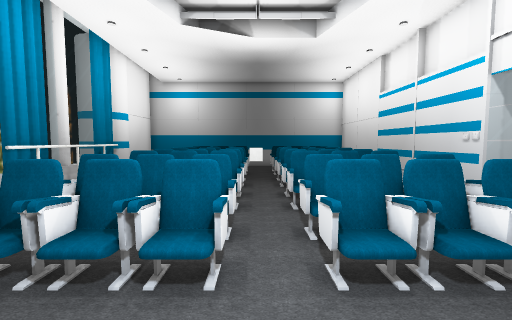
View 1 (above)

14 first-person views from a walk through a Unity game level. The camera is 1.3 m above the floor, tilts 4° down and sees 90° across. The floor is counted in squares, 0.72 m on a side. Each view is taken from the middle of a square. On the plan, view 1 faces up. The plan holds only what a view shows up to about 15 squares ahead; the rest is blank. The place goes on beyond the plan. The player character is not drawn. Door leaves are left out, so doorways stand open. Some surface patterns are stand-ins.

View 2
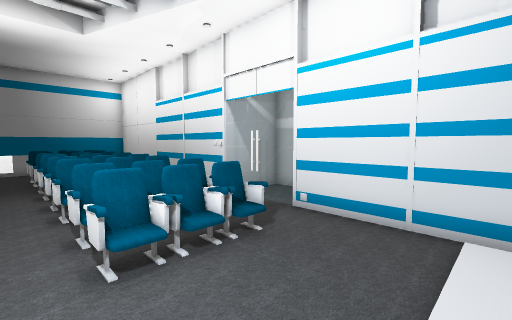

View 3
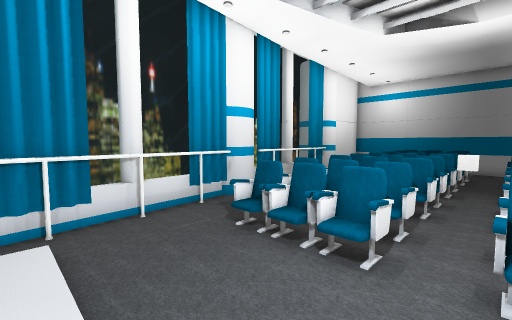

View 4
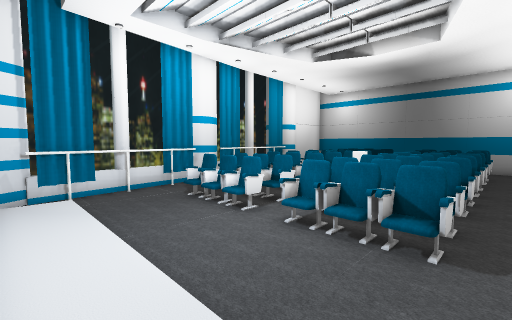

View 5
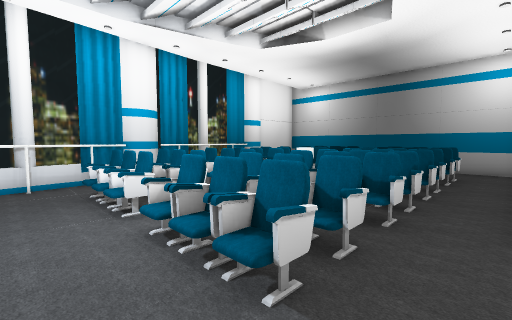

View 6
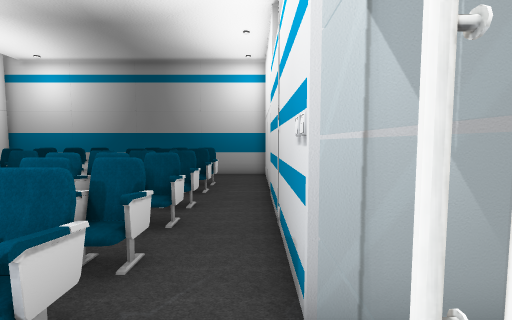

View 7
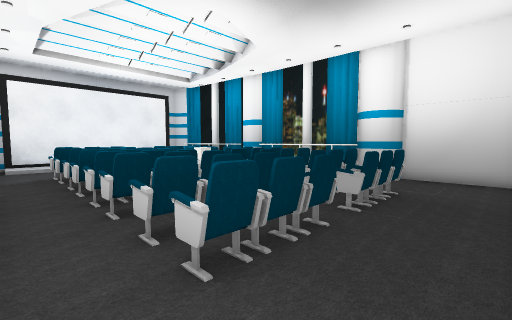

View 8
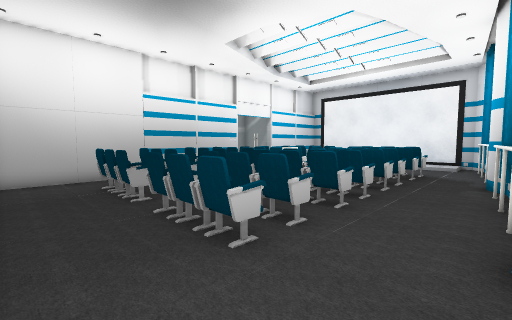

View 9
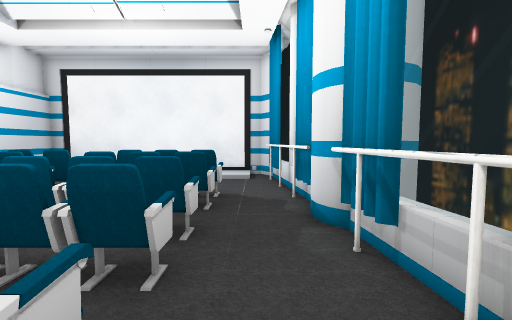

View 10
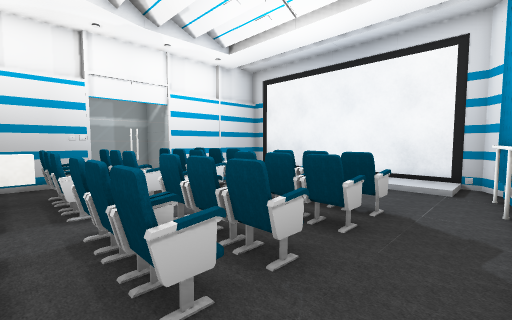

View 11
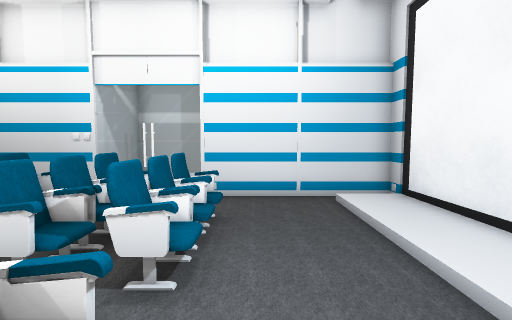

View 12
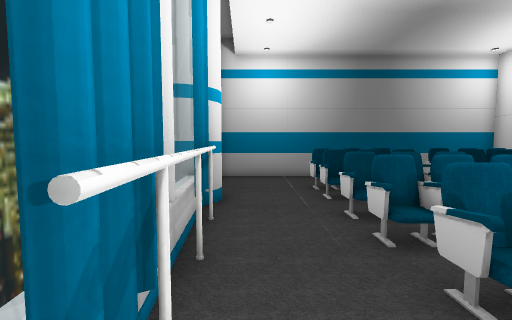

View 13
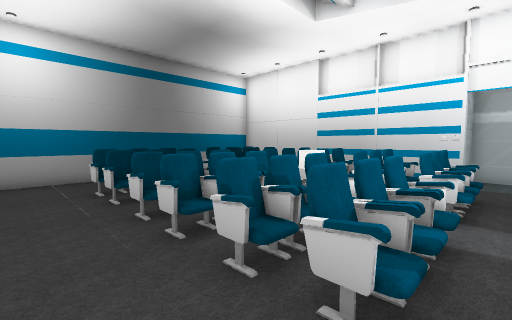

View 14
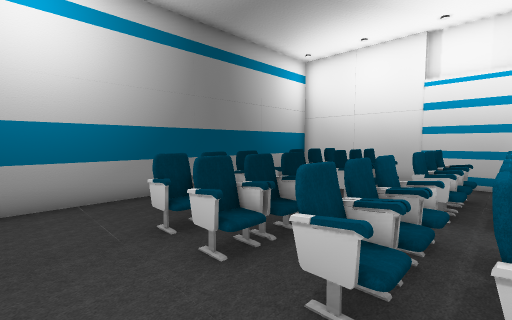

### Floor plan
Key: @ floor where view 1 was taken; # wall or solid block; . main floor; : floor 0.25 m higher than the main floor; / step, stairs or slope; D open door; = window, fence, low wall or low ledge; C chair; U cube; O other object.
Columns run from 8 left of view 1 to 9 right of it. Each row starts with its distance up from view 1.
 20 ################
 19 #..............#
 18 #..............#
 17 #..............#
 16 #...CCCC.CCCC..#
 15 #....CCC.CCCC..#
 14 ##...OOO.O OO..#
 13 ##...CCC.C C...#
 12  #...OOO.O.OC..#
 11 ##..CCCC.CCCC..#
 10 ##.. ===U...C..#
  9 ==..CCCC.CCCC..#
  8 =#...CCC.CCCC..##
  7 ##..CCCO.CCCO..D##
  6  #.............D.
  5  #..CCCC.CCCC..D.
  4  ##..CCC.CCCC..D##
  3  ##..OO=.==OC..##
  2   #............#
  1   #............#
  0   #.....@......#
 -1   #.::::::::::/#
 -2   #.::::::::::/#
 -3   ##############

Where each view was taken, in squares from view 1:
view 1: 0 up, 0 right, facing up
view 2: 1 down, 0 right, facing up-right
view 3: 1 down, 1 right, facing up-left
view 4: 2 down, 5 right, facing up-left
view 5: 1 up, 6 right, facing up-left
view 6: 5 up, 6 right, facing up
view 7: 19 up, 6 right, facing down-left
view 8: 19 up, 7 left, facing down-right
view 9: 12 up, 5 left, facing down
view 10: 10 up, 6 left, facing down-right
view 11: 2 up, 2 left, facing right
view 12: 6 up, 6 left, facing up
view 13: 6 up, 6 left, facing up-right
view 14: 11 up, 6 left, facing up-right
